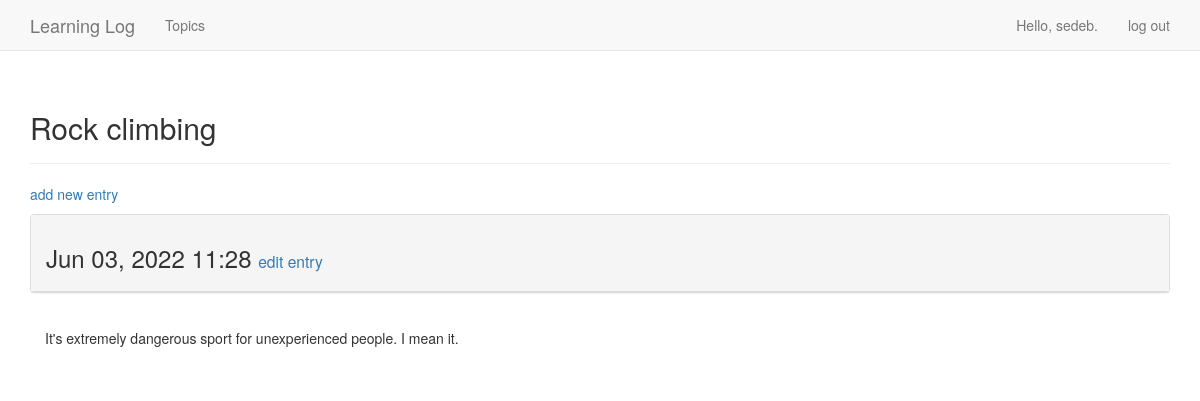
The page /topics/2/ (signed in) on the database its author committed.
### learning_logs/models.py (models this page shows, shortened)
class Topic(models.Model):
    text = models.CharField(max_length=200)
    date_added = models.DateTimeField(auto_now_add=True)
    owner = models.ForeignKey(User, on_delete=models.CASCADE)
    def __str__(self):
        return self.text

class Entry(models.Model):
    topic = models.ForeignKey(Topic, on_delete=models.CASCADE)
    text = models.TextField()
    date_added = models.DateTimeField(auto_now_add=True)
    class Meta:
        verbose_name_plural = 'entries'

### learning_logs/views.py (the view)
# urls.py: path('topics/<topic_id>/', views.topic, name='topic'),
@login_required
def topic(request, topic_id):
    topic = Topic.objects.get(id=topic_id)
    check_topic_user(request, topic)
    entries = topic.entry_set.order_by('-date_added')
    context = {'topic': topic, 'entries': entries}
    return render(request, 'learning_logs/topic.html', context)

### learning_logs/views.py (called while the page is built)
def check_topic_user(request, topic):
    if topic.owner != request.user:
        raise Http404

### learning_logs/templates/learning_logs/topic.html
{% extends 'learning_logs/base.html' %}
{% block header %}
  <h2>{{ topic }}</h2>
{% endblock header %}
{% block content %}
  <p>
    <a href="{% url 'learning_logs:new_entry' topic.id %}">add new entry</a>
  </p>
  {% for entry in entries %}
    <div class="panel panel-default">
      <div class="panel-heading">
        <h3>
          {{ entry.date_added|date:'M d, Y H:i' }}
          <small>
            <a href="{% url 'learning_logs:edit_entry' entry.id %}">edit entry</a>
          </small>
        </h3>
      </div>
    </div>
    <div class="panel-body">
      {{ entry.text|linebreaks }}
    </div>
  {% empty %}
    There are no entries for this topic yet
  {% endfor %}
{% endblock content %}

### learning_logs/templates/learning_logs/base.html (shortened to what this page needs)
{% load bootstrap3 %}
<!DOCTYPE html>
<html lang="en">
  <head>
    {% bootstrap_css %}
  </head>
  <body>
    <nav class="navbar navbar-default navbar-static-top">
      <div class="container">
        <div class="navbar-header">
          <a class="navbar-brand" href="{% url 'learning_logs:index' %}">Learning Log</a>
        </div>
        <div id="navbar" class="navbar-collapse collapse">
          <ul class="nav navbar-nav">
            <li><a href="{% url 'learning_logs:topics' %}">Topics</a></li>
          </ul>
          <ul class="nav navbar-nav navbar-right">
            {% if user.is_authenticated %}
              <li><a>Hello, {{ user.username }}.</a></li>
              <li><a href="{% url 'users:logout' %}">log out</a></li>
            {% else %}
              <li><a href="{% url 'users:register' %}">register</a></li>
              <li><a href="{% url 'users:login' %}">log in</a></li>
            {% endif %}
          </ul>
        </div>
      </div>
    </nav>
    <div class="container">
      <div class="page-header">
        {% block header %} {% endblock header %}
      </div>
      <div>
        {% block content %} {% endblock content %}
      </div>
    </div>
  </body>
</html>

### rows shown on the page
Topic: text "Rock climbing"
Entry: date_added "Jun 03, 2022 11:28", text "It's extremely dangerous sport for unexperienced people. I mean it."

### other values the page prints
{{ user.username }} "sedeb"
